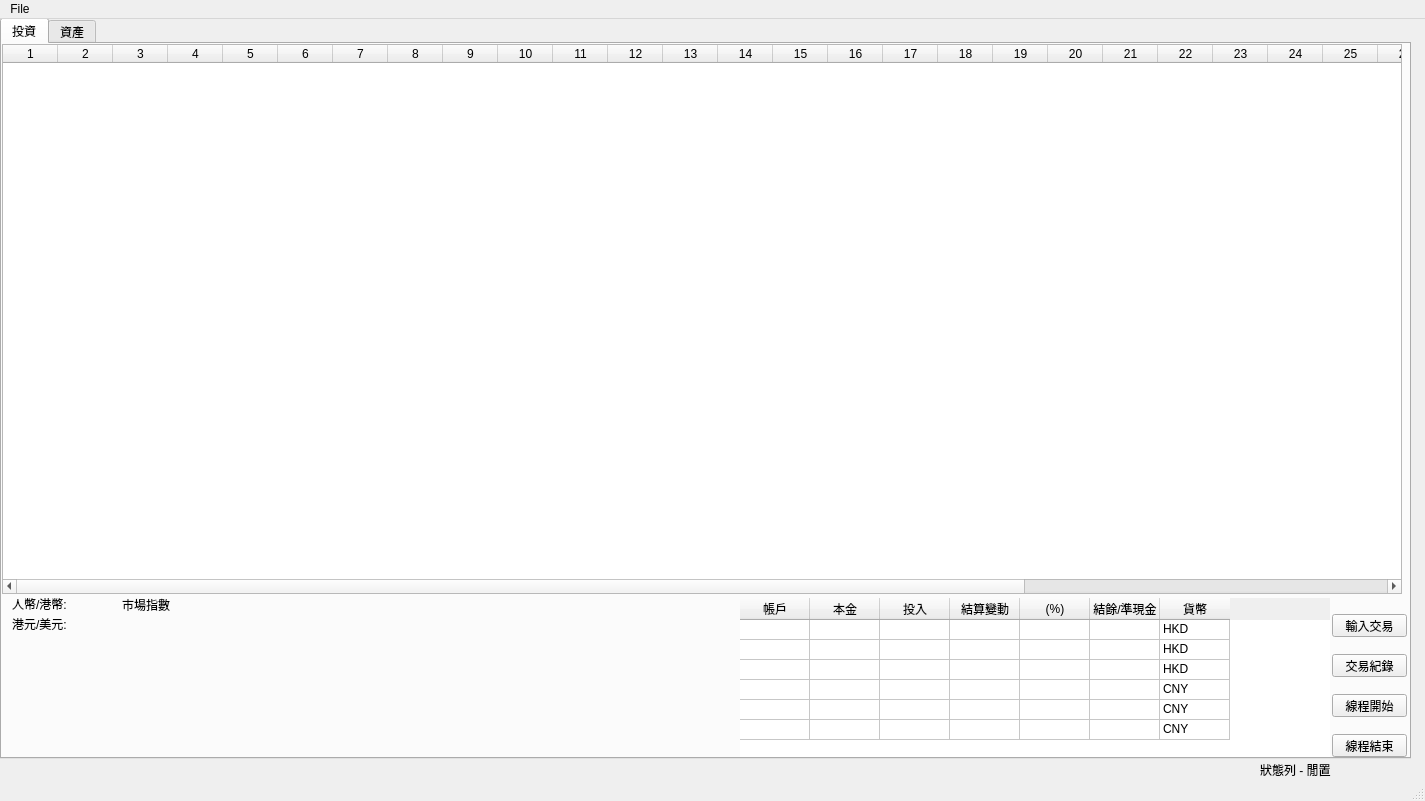
<?xml version="1.0" encoding="UTF-8"?>
<ui version="4.0">
 <class>MainWindow</class>
 <widget class="QMainWindow" name="MainWindow">
  <property name="geometry">
   <rect>
    <x>0</x>
    <y>0</y>
    <width>1425</width>
    <height>801</height>
   </rect>
  </property>
  <property name="sizePolicy">
   <sizepolicy hsizetype="Ignored" vsizetype="Ignored">
    <horstretch>0</horstretch>
    <verstretch>0</verstretch>
   </sizepolicy>
  </property>
  <property name="minimumSize">
   <size>
    <width>1425</width>
    <height>725</height>
   </size>
  </property>
  <property name="windowTitle">
   <string>Asset v 0.01</string>
  </property>
  <property name="autoFillBackground">
   <bool>true</bool>
  </property>
  <widget class="QWidget" name="centralwidget">
   <widget class="QTabWidget" name="tabWidget">
    <property name="geometry">
     <rect>
      <x>0</x>
      <y>-1</y>
      <width>1411</width>
      <height>741</height>
     </rect>
    </property>
    <property name="currentIndex">
     <number>0</number>
    </property>
    <widget class="QWidget" name="tab">
     <attribute name="title">
      <string>投資</string>
     </attribute>
     <widget class="QTableWidget" name="tableWidget">
      <property name="geometry">
       <rect>
        <x>0</x>
        <y>0</y>
        <width>1400</width>
        <height>550</height>
       </rect>
      </property>
      <property name="sizePolicy">
       <sizepolicy hsizetype="Fixed" vsizetype="Fixed">
        <horstretch>10</horstretch>
        <verstretch>10</verstretch>
       </sizepolicy>
      </property>
      <property name="minimumSize">
       <size>
        <width>1400</width>
        <height>550</height>
       </size>
      </property>
      <property name="maximumSize">
       <size>
        <width>1370</width>
        <height>550</height>
       </size>
      </property>
      <property name="editTriggers">
       <set>QAbstractItemView::AnyKeyPressed|QAbstractItemView::DoubleClicked|QAbstractItemView::EditKeyPressed</set>
      </property>
      <property name="alternatingRowColors">
       <bool>true</bool>
      </property>
      <property name="selectionMode">
       <enum>QAbstractItemView::SingleSelection</enum>
      </property>
      <property name="selectionBehavior">
       <enum>QAbstractItemView::SelectRows</enum>
      </property>
      <property name="showGrid">
       <bool>true</bool>
      </property>
      <property name="gridStyle">
       <enum>Qt::CustomDashLine</enum>
      </property>
      <property name="wordWrap">
       <bool>false</bool>
      </property>
      <property name="cornerButtonEnabled">
       <bool>false</bool>
      </property>
      <property name="rowCount">
       <number>0</number>
      </property>
      <property name="columnCount">
       <number>34</number>
      </property>
      <attribute name="horizontalHeaderVisible">
       <bool>true</bool>
      </attribute>
      <attribute name="horizontalHeaderCascadingSectionResizes">
       <bool>false</bool>
      </attribute>
      <attribute name="horizontalHeaderMinimumSectionSize">
       <number>30</number>
      </attribute>
      <attribute name="horizontalHeaderDefaultSectionSize">
       <number>55</number>
      </attribute>
      <attribute name="horizontalHeaderHighlightSections">
       <bool>true</bool>
      </attribute>
      <attribute name="horizontalHeaderShowSortIndicator" stdset="0">
       <bool>false</bool>
      </attribute>
      <attribute name="horizontalHeaderStretchLastSection">
       <bool>false</bool>
      </attribute>
      <attribute name="verticalHeaderVisible">
       <bool>false</bool>
      </attribute>
      <attribute name="verticalHeaderCascadingSectionResizes">
       <bool>false</bool>
      </attribute>
      <attribute name="verticalHeaderMinimumSectionSize">
       <number>23</number>
      </attribute>
      <attribute name="verticalHeaderDefaultSectionSize">
       <number>30</number>
      </attribute>
      <attribute name="verticalHeaderHighlightSections">
       <bool>true</bool>
      </attribute>
      <attribute name="verticalHeaderShowSortIndicator" stdset="0">
       <bool>false</bool>
      </attribute>
      <attribute name="verticalHeaderStretchLastSection">
       <bool>false</bool>
      </attribute>
      <column/>
      <column/>
      <column/>
      <column/>
      <column/>
      <column/>
      <column/>
      <column/>
      <column/>
      <column/>
      <column/>
      <column/>
      <column/>
      <column/>
      <column/>
      <column/>
      <column/>
      <column/>
      <column/>
      <column/>
      <column/>
      <column/>
      <column/>
      <column/>
      <column/>
      <column/>
      <column/>
      <column/>
      <column/>
      <column/>
      <column/>
      <column/>
      <column/>
      <column/>
     </widget>
     <widget class="QLabel" name="ExchangeRateLabel_CHYHKD">
      <property name="geometry">
       <rect>
        <x>10</x>
        <y>550</y>
        <width>111</width>
        <height>20</height>
       </rect>
      </property>
      <property name="text">
       <string>人幣/港幣:</string>
      </property>
     </widget>
     <widget class="QLabel" name="MarketIndexLabel">
      <property name="geometry">
       <rect>
        <x>120</x>
        <y>550</y>
        <width>271</width>
        <height>21</height>
       </rect>
      </property>
      <property name="text">
       <string>市場指數</string>
      </property>
      <property name="alignment">
       <set>Qt::AlignLeading|Qt::AlignLeft|Qt::AlignVCenter</set>
      </property>
     </widget>
     <widget class="QLabel" name="ExchangeRateLabel_USDHKD">
      <property name="geometry">
       <rect>
        <x>10</x>
        <y>570</y>
        <width>111</width>
        <height>20</height>
       </rect>
      </property>
      <property name="text">
       <string>港元/美元:</string>
      </property>
     </widget>
     <widget class="QPushButton" name="pushButton_InputTrade">
      <property name="geometry">
       <rect>
        <x>1330</x>
        <y>570</y>
        <width>75</width>
        <height>23</height>
       </rect>
      </property>
      <property name="text">
       <string>輸入交易</string>
      </property>
     </widget>
     <widget class="QPushButton" name="pushButton_Start">
      <property name="geometry">
       <rect>
        <x>1330</x>
        <y>650</y>
        <width>75</width>
        <height>23</height>
       </rect>
      </property>
      <property name="text">
       <string>線程開始</string>
      </property>
     </widget>
     <widget class="QPushButton" name="pushButton_Stop">
      <property name="geometry">
       <rect>
        <x>1330</x>
        <y>690</y>
        <width>75</width>
        <height>23</height>
       </rect>
      </property>
      <property name="text">
       <string>線程結束</string>
      </property>
     </widget>
     <widget class="QPushButton" name="pushButton_ShowTradeHistory">
      <property name="geometry">
       <rect>
        <x>1330</x>
        <y>610</y>
        <width>75</width>
        <height>23</height>
       </rect>
      </property>
      <property name="text">
       <string>交易紀錄</string>
      </property>
     </widget>
     <widget class="QTableWidget" name="tableSummaryCurrentAsset">
      <property name="geometry">
       <rect>
        <x>738</x>
        <y>554</y>
        <width>590</width>
        <height>161</height>
       </rect>
      </property>
      <property name="layoutDirection">
       <enum>Qt::LeftToRight</enum>
      </property>
      <property name="autoFillBackground">
       <bool>false</bool>
      </property>
      <property name="frameShape">
       <enum>QFrame::NoFrame</enum>
      </property>
      <property name="midLineWidth">
       <number>0</number>
      </property>
      <property name="verticalScrollBarPolicy">
       <enum>Qt::ScrollBarAlwaysOff</enum>
      </property>
      <property name="horizontalScrollBarPolicy">
       <enum>Qt::ScrollBarAlwaysOff</enum>
      </property>
      <property name="sizeAdjustPolicy">
       <enum>QAbstractScrollArea::AdjustToContentsOnFirstShow</enum>
      </property>
      <property name="autoScroll">
       <bool>true</bool>
      </property>
      <property name="textElideMode">
       <enum>Qt::ElideRight</enum>
      </property>
      <property name="verticalScrollMode">
       <enum>QAbstractItemView::ScrollPerItem</enum>
      </property>
      <property name="showGrid">
       <bool>true</bool>
      </property>
      <property name="gridStyle">
       <enum>Qt::SolidLine</enum>
      </property>
      <property name="sortingEnabled">
       <bool>false</bool>
      </property>
      <property name="rowCount">
       <number>6</number>
      </property>
      <attribute name="horizontalHeaderVisible">
       <bool>true</bool>
      </attribute>
      <attribute name="horizontalHeaderCascadingSectionResizes">
       <bool>false</bool>
      </attribute>
      <attribute name="horizontalHeaderMinimumSectionSize">
       <number>15</number>
      </attribute>
      <attribute name="horizontalHeaderDefaultSectionSize">
       <number>70</number>
      </attribute>
      <attribute name="horizontalHeaderHighlightSections">
       <bool>true</bool>
      </attribute>
      <attribute name="horizontalHeaderShowSortIndicator" stdset="0">
       <bool>false</bool>
      </attribute>
      <attribute name="verticalHeaderVisible">
       <bool>false</bool>
      </attribute>
      <attribute name="verticalHeaderMinimumSectionSize">
       <number>20</number>
      </attribute>
      <attribute name="verticalHeaderDefaultSectionSize">
       <number>20</number>
      </attribute>
      <attribute name="verticalHeaderHighlightSections">
       <bool>false</bool>
      </attribute>
      <row/>
      <row/>
      <row/>
      <row/>
      <row/>
      <row/>
      <column>
       <property name="text">
        <string>帳戶</string>
       </property>
      </column>
      <column>
       <property name="text">
        <string>本金</string>
       </property>
      </column>
      <column>
       <property name="text">
        <string>投入</string>
       </property>
      </column>
      <column>
       <property name="text">
        <string>結算變動</string>
       </property>
      </column>
      <column>
       <property name="text">
        <string>(%)</string>
       </property>
      </column>
      <column>
       <property name="text">
        <string>結餘/準現金</string>
       </property>
      </column>
      <column>
       <property name="text">
        <string>貨幣</string>
       </property>
      </column>
      <item row="0" column="1">
       <property name="text">
        <string/>
       </property>
      </item>
      <item row="0" column="2">
       <property name="text">
        <string/>
       </property>
      </item>
      <item row="0" column="3">
       <property name="text">
        <string/>
       </property>
      </item>
      <item row="0" column="4">
       <property name="text">
        <string/>
       </property>
      </item>
      <item row="0" column="5">
       <property name="text">
        <string/>
       </property>
      </item>
      <item row="0" column="6">
       <property name="text">
        <string>HKD</string>
       </property>
      </item>
      <item row="1" column="1">
       <property name="text">
        <string/>
       </property>
      </item>
      <item row="1" column="2">
       <property name="text">
        <string/>
       </property>
      </item>
      <item row="1" column="3">
       <property name="text">
        <string/>
       </property>
      </item>
      <item row="1" column="4">
       <property name="text">
        <string/>
       </property>
      </item>
      <item row="1" column="5">
       <property name="text">
        <string/>
       </property>
      </item>
      <item row="1" column="6">
       <property name="text">
        <string>HKD</string>
       </property>
      </item>
      <item row="2" column="1">
       <property name="text">
        <string/>
       </property>
      </item>
      <item row="2" column="2">
       <property name="text">
        <string/>
       </property>
      </item>
      <item row="2" column="3">
       <property name="text">
        <string/>
       </property>
      </item>
      <item row="2" column="4">
       <property name="text">
        <string/>
       </property>
      </item>
      <item row="2" column="5">
       <property name="text">
        <string/>
       </property>
      </item>
      <item row="2" column="6">
       <property name="text">
        <string>HKD</string>
       </property>
      </item>
      <item row="3" column="1">
       <property name="text">
        <string/>
       </property>
      </item>
      <item row="3" column="2">
       <property name="text">
        <string/>
       </property>
      </item>
      <item row="3" column="3">
       <property name="text">
        <string/>
       </property>
      </item>
      <item row="3" column="4">
       <property name="text">
        <string/>
       </property>
      </item>
      <item row="3" column="5">
       <property name="text">
        <string/>
       </property>
      </item>
      <item row="3" column="6">
       <property name="text">
        <string>CNY</string>
       </property>
      </item>
      <item row="4" column="1">
       <property name="text">
        <string/>
       </property>
      </item>
      <item row="4" column="2">
       <property name="text">
        <string/>
       </property>
      </item>
      <item row="4" column="3">
       <property name="text">
        <string/>
       </property>
      </item>
      <item row="4" column="4">
       <property name="text">
        <string/>
       </property>
      </item>
      <item row="4" column="5">
       <property name="text">
        <string/>
       </property>
      </item>
      <item row="4" column="6">
       <property name="text">
        <string>CNY</string>
       </property>
      </item>
      <item row="5" column="1">
       <property name="text">
        <string/>
       </property>
      </item>
      <item row="5" column="2">
       <property name="text">
        <string/>
       </property>
      </item>
      <item row="5" column="3">
       <property name="text">
        <string/>
       </property>
      </item>
      <item row="5" column="4">
       <property name="text">
        <string/>
       </property>
      </item>
      <item row="5" column="5">
       <property name="text">
        <string/>
       </property>
      </item>
      <item row="5" column="6">
       <property name="text">
        <string>CNY</string>
       </property>
      </item>
     </widget>
    </widget>
    <widget class="QWidget" name="tab_2">
     <attribute name="title">
      <string>資產</string>
     </attribute>
     <widget class="QTableWidget" name="tableTotalCash">
      <property name="geometry">
       <rect>
        <x>1042</x>
        <y>20</y>
        <width>360</width>
        <height>501</height>
       </rect>
      </property>
      <property name="font">
       <font>
        <underline>false</underline>
        <strikeout>false</strikeout>
        <stylestrategy>PreferDefault</stylestrategy>
        <kerning>true</kerning>
       </font>
      </property>
      <property name="mouseTracking">
       <bool>true</bool>
      </property>
      <property name="focusPolicy">
       <enum>Qt::StrongFocus</enum>
      </property>
      <property name="contextMenuPolicy">
       <enum>Qt::DefaultContextMenu</enum>
      </property>
      <property name="toolTip">
       <string/>
      </property>
      <property name="frameShape">
       <enum>QFrame::Panel</enum>
      </property>
      <property name="frameShadow">
       <enum>QFrame::Plain</enum>
      </property>
      <property name="lineWidth">
       <number>1</number>
      </property>
      <property name="midLineWidth">
       <number>0</number>
      </property>
      <property name="verticalScrollBarPolicy">
       <enum>Qt::ScrollBarAlwaysOff</enum>
      </property>
      <property name="horizontalScrollBarPolicy">
       <enum>Qt::ScrollBarAlwaysOff</enum>
      </property>
      <property name="sizeAdjustPolicy">
       <enum>QAbstractScrollArea::AdjustIgnored</enum>
      </property>
      <property name="showDropIndicator" stdset="0">
       <bool>false</bool>
      </property>
      <property name="dragDropOverwriteMode">
       <bool>false</bool>
      </property>
      <property name="alternatingRowColors">
       <bool>true</bool>
      </property>
      <property name="selectionMode">
       <enum>QAbstractItemView::ExtendedSelection</enum>
      </property>
      <property name="sortingEnabled">
       <bool>false</bool>
      </property>
      <property name="wordWrap">
       <bool>true</bool>
      </property>
      <property name="cornerButtonEnabled">
       <bool>false</bool>
      </property>
      <property name="rowCount">
       <number>19</number>
      </property>
      <attribute name="horizontalHeaderCascadingSectionResizes">
       <bool>false</bool>
      </attribute>
      <attribute name="horizontalHeaderMinimumSectionSize">
       <number>20</number>
      </attribute>
      <attribute name="horizontalHeaderDefaultSectionSize">
       <number>50</number>
      </attribute>
      <attribute name="horizontalHeaderShowSortIndicator" stdset="0">
       <bool>false</bool>
      </attribute>
      <attribute name="horizontalHeaderStretchLastSection">
       <bool>true</bool>
      </attribute>
      <attribute name="verticalHeaderVisible">
       <bool>false</bool>
      </attribute>
      <attribute name="verticalHeaderMinimumSectionSize">
       <number>20</number>
      </attribute>
      <attribute name="verticalHeaderDefaultSectionSize">
       <number>25</number>
      </attribute>
      <attribute name="verticalHeaderStretchLastSection">
       <bool>false</bool>
      </attribute>
      <row/>
      <row/>
      <row/>
      <row/>
      <row/>
      <row/>
      <row/>
      <row/>
      <row/>
      <row/>
      <row/>
      <row/>
      <row/>
      <row/>
      <row/>
      <row/>
      <row/>
      <row/>
      <row/>
      <column>
       <property name="text">
        <string>1</string>
       </property>
      </column>
      <column>
       <property name="text">
        <string>2</string>
       </property>
      </column>
      <column>
       <property name="text">
        <string>3</string>
       </property>
      </column>
      <column>
       <property name="text">
        <string>4</string>
       </property>
      </column>
      <column>
       <property name="text">
        <string>5</string>
       </property>
      </column>
      <column>
       <property name="text">
        <string>6</string>
       </property>
      </column>
      <item row="0" column="0">
       <property name="text">
        <string/>
       </property>
      </item>
      <item row="0" column="1">
       <property name="text">
        <string/>
       </property>
      </item>
      <item row="0" column="2">
       <property name="text">
        <string/>
       </property>
      </item>
      <item row="0" column="3">
       <property name="text">
        <string/>
       </property>
      </item>
      <item row="0" column="4">
       <property name="text">
        <string/>
       </property>
      </item>
      <item row="0" column="5">
       <property name="text">
        <string/>
       </property>
      </item>
      <item row="1" column="0">
       <property name="text">
        <string/>
       </property>
      </item>
      <item row="1" column="1">
       <property name="text">
        <string/>
       </property>
      </item>
      <item row="1" column="2">
       <property name="text">
        <string/>
       </property>
      </item>
      <item row="1" column="3">
       <property name="text">
        <string/>
       </property>
      </item>
      <item row="1" column="4">
       <property name="text">
        <string/>
       </property>
      </item>
      <item row="1" column="5">
       <property name="text">
        <string/>
       </property>
      </item>
      <item row="2" column="0">
       <property name="text">
        <string/>
       </property>
      </item>
      <item row="2" column="1">
       <property name="text">
        <string/>
       </property>
      </item>
      <item row="2" column="2">
       <property name="text">
        <string/>
       </property>
      </item>
      <item row="2" column="3">
       <property name="text">
        <string/>
       </property>
      </item>
      <item row="2" column="4">
       <property name="text">
        <string/>
       </property>
      </item>
      <item row="2" column="5">
       <property name="text">
        <string/>
       </property>
      </item>
      <item row="3" column="0">
       <property name="text">
        <string/>
       </property>
      </item>
      <item row="3" column="1">
       <property name="text">
        <string/>
       </property>
      </item>
      <item row="3" column="2">
       <property name="text">
        <string/>
       </property>
      </item>
      <item row="3" column="3">
       <property name="text">
        <string/>
       </property>
      </item>
      <item row="3" column="4">
       <property name="text">
        <string/>
       </property>
      </item>
      <item row="3" column="5">
       <property name="text">
        <string/>
       </property>
      </item>
      <item row="4" column="0">
       <property name="text">
        <string/>
       </property>
      </item>
      <item row="4" column="1">
       <property name="text">
        <string/>
       </property>
      </item>
      <item row="4" column="2">
       <property name="text">
        <string/>
       </property>
      </item>
      <item row="4" column="3">
       <property name="text">
        <string/>
       </property>
      </item>
      <item row="4" column="4">
       <property name="text">
        <string/>
       </property>
      </item>
      <item row="4" column="5">
       <property name="text">
        <string/>
       </property>
      </item>
     </widget>
     <widget class="QLabel" name="label_5">
      <property name="geometry">
       <rect>
        <x>0</x>
        <y>0</y>
        <width>91</width>
        <height>16</height>
       </rect>
      </property>
      <property name="font">
       <font>
        <weight>75</weight>
        <bold>true</bold>
       </font>
      </property>
      <property name="text">
       <string>短期投資</string>
      </property>
     </widget>
     <widget class="Line" name="line_2">
      <property name="geometry">
       <rect>
        <x>0</x>
        <y>10</y>
        <width>51</width>
        <height>16</height>
       </rect>
      </property>
      <property name="frameShadow">
       <enum>QFrame::Plain</enum>
      </property>
      <property name="lineWidth">
       <number>2</number>
      </property>
      <property name="midLineWidth">
       <number>0</number>
      </property>
      <property name="orientation">
       <enum>Qt::Horizontal</enum>
      </property>
     </widget>
     <widget class="QLabel" name="label_6">
      <property name="geometry">
       <rect>
        <x>2</x>
        <y>378</y>
        <width>65</width>
        <height>16</height>
       </rect>
      </property>
      <property name="font">
       <font>
        <weight>75</weight>
        <bold>true</bold>
       </font>
      </property>
      <property name="text">
       <string>中長期資產</string>
      </property>
     </widget>
     <widget class="Line" name="line_3">
      <property name="geometry">
       <rect>
        <x>2</x>
        <y>534</y>
        <width>91</width>
        <height>16</height>
       </rect>
      </property>
      <property name="frameShadow">
       <enum>QFrame::Plain</enum>
      </property>
      <property name="lineWidth">
       <number>2</number>
      </property>
      <property name="midLineWidth">
       <number>0</number>
      </property>
      <property name="orientation">
       <enum>Qt::Horizontal</enum>
      </property>
     </widget>
     <widget class="QTableWidget" name="tableLongTermAsset">
      <property name="geometry">
       <rect>
        <x>0</x>
        <y>400</y>
        <width>1000</width>
        <height>250</height>
       </rect>
      </property>
      <property name="sizePolicy">
       <sizepolicy hsizetype="Preferred" vsizetype="Preferred">
        <horstretch>0</horstretch>
        <verstretch>0</verstretch>
       </sizepolicy>
      </property>
      <property name="maximumSize">
       <size>
        <width>999999</width>
        <height>999999</height>
       </size>
      </property>
      <property name="font">
       <font>
        <underline>false</underline>
        <strikeout>false</strikeout>
        <stylestrategy>PreferDefault</stylestrategy>
        <kerning>true</kerning>
       </font>
      </property>
      <property name="focusPolicy">
       <enum>Qt::StrongFocus</enum>
      </property>
      <property name="contextMenuPolicy">
       <enum>Qt::DefaultContextMenu</enum>
      </property>
      <property name="toolTip">
       <string/>
      </property>
      <property name="frameShape">
       <enum>QFrame::Panel</enum>
      </property>
      <property name="frameShadow">
       <enum>QFrame::Plain</enum>
      </property>
      <property name="lineWidth">
       <number>1</number>
      </property>
      <property name="midLineWidth">
       <number>0</number>
      </property>
      <property name="verticalScrollBarPolicy">
       <enum>Qt::ScrollBarAlwaysOff</enum>
      </property>
      <property name="horizontalScrollBarPolicy">
       <enum>Qt::ScrollBarAlwaysOff</enum>
      </property>
      <property name="sizeAdjustPolicy">
       <enum>QAbstractScrollArea::AdjustIgnored</enum>
      </property>
      <property name="showDropIndicator" stdset="0">
       <bool>false</bool>
      </property>
      <property name="dragDropOverwriteMode">
       <bool>false</bool>
      </property>
      <property name="alternatingRowColors">
       <bool>true</bool>
      </property>
      <property name="selectionMode">
       <enum>QAbstractItemView::ExtendedSelection</enum>
      </property>
      <property name="sortingEnabled">
       <bool>false</bool>
      </property>
      <property name="wordWrap">
       <bool>true</bool>
      </property>
      <property name="cornerButtonEnabled">
       <bool>false</bool>
      </property>
      <property name="rowCount">
       <number>1</number>
      </property>
      <property name="columnCount">
       <number>13</number>
      </property>
      <attribute name="horizontalHeaderCascadingSectionResizes">
       <bool>false</bool>
      </attribute>
      <attribute name="horizontalHeaderMinimumSectionSize">
       <number>20</number>
      </attribute>
      <attribute name="horizontalHeaderDefaultSectionSize">
       <number>40</number>
      </attribute>
      <attribute name="horizontalHeaderHighlightSections">
       <bool>false</bool>
      </attribute>
      <attribute name="horizontalHeaderShowSortIndicator" stdset="0">
       <bool>false</bool>
      </attribute>
      <attribute name="horizontalHeaderStretchLastSection">
       <bool>true</bool>
      </attribute>
      <attribute name="verticalHeaderVisible">
       <bool>false</bool>
      </attribute>
      <attribute name="verticalHeaderMinimumSectionSize">
       <number>20</number>
      </attribute>
      <attribute name="verticalHeaderDefaultSectionSize">
       <number>25</number>
      </attribute>
      <attribute name="verticalHeaderStretchLastSection">
       <bool>false</bool>
      </attribute>
      <row/>
      <column>
       <property name="text">
        <string>1</string>
       </property>
      </column>
      <column>
       <property name="text">
        <string>2</string>
       </property>
      </column>
      <column>
       <property name="text">
        <string>3</string>
       </property>
      </column>
      <column>
       <property name="text">
        <string>4</string>
       </property>
      </column>
      <column>
       <property name="text">
        <string>5</string>
       </property>
      </column>
      <column>
       <property name="text">
        <string>6</string>
       </property>
      </column>
      <column/>
      <column/>
      <column/>
      <column/>
      <column/>
      <column/>
      <column/>
      <item row="0" column="0">
       <property name="text">
        <string/>
       </property>
      </item>
      <item row="0" column="1">
       <property name="text">
        <string/>
       </property>
      </item>
      <item row="0" column="2">
       <property name="text">
        <string/>
       </property>
      </item>
      <item row="0" column="3">
       <property name="text">
        <string/>
       </property>
      </item>
      <item row="0" column="4">
       <property name="text">
        <string/>
       </property>
      </item>
      <item row="0" column="5">
       <property name="text">
        <string/>
       </property>
      </item>
     </widget>
     <widget class="QLabel" name="label_7">
      <property name="geometry">
       <rect>
        <x>1040</x>
        <y>0</y>
        <width>167</width>
        <height>16</height>
       </rect>
      </property>
      <property name="font">
       <font>
        <weight>75</weight>
        <bold>true</bold>
       </font>
      </property>
      <property name="text">
       <string>資產總結 (tableTotalCash)</string>
      </property>
     </widget>
     <widget class="Line" name="line_4">
      <property name="geometry">
       <rect>
        <x>1042</x>
        <y>10</y>
        <width>91</width>
        <height>16</height>
       </rect>
      </property>
      <property name="frameShadow">
       <enum>QFrame::Plain</enum>
      </property>
      <property name="lineWidth">
       <number>2</number>
      </property>
      <property name="midLineWidth">
       <number>0</number>
      </property>
      <property name="orientation">
       <enum>Qt::Horizontal</enum>
      </property>
     </widget>
     <widget class="Line" name="line_5">
      <property name="geometry">
       <rect>
        <x>6</x>
        <y>386</y>
        <width>51</width>
        <height>16</height>
       </rect>
      </property>
      <property name="frameShadow">
       <enum>QFrame::Plain</enum>
      </property>
      <property name="lineWidth">
       <number>2</number>
      </property>
      <property name="midLineWidth">
       <number>0</number>
      </property>
      <property name="orientation">
       <enum>Qt::Horizontal</enum>
      </property>
     </widget>
     <widget class="QTableWidget" name="tableShortTermAsset">
      <property name="geometry">
       <rect>
        <x>0</x>
        <y>20</y>
        <width>1000</width>
        <height>350</height>
       </rect>
      </property>
      <property name="sizePolicy">
       <sizepolicy hsizetype="Preferred" vsizetype="Preferred">
        <horstretch>0</horstretch>
        <verstretch>0</verstretch>
       </sizepolicy>
      </property>
      <property name="maximumSize">
       <size>
        <width>999999</width>
        <height>999999</height>
       </size>
      </property>
      <property name="font">
       <font>
        <underline>false</underline>
        <strikeout>false</strikeout>
        <stylestrategy>PreferDefault</stylestrategy>
        <kerning>true</kerning>
       </font>
      </property>
      <property name="focusPolicy">
       <enum>Qt::StrongFocus</enum>
      </property>
      <property name="contextMenuPolicy">
       <enum>Qt::DefaultContextMenu</enum>
      </property>
      <property name="toolTip">
       <string/>
      </property>
      <property name="frameShape">
       <enum>QFrame::Panel</enum>
      </property>
      <property name="frameShadow">
       <enum>QFrame::Plain</enum>
      </property>
      <property name="lineWidth">
       <number>1</number>
      </property>
      <property name="midLineWidth">
       <number>0</number>
      </property>
      <property name="verticalScrollBarPolicy">
       <enum>Qt::ScrollBarAlwaysOff</enum>
      </property>
      <property name="horizontalScrollBarPolicy">
       <enum>Qt::ScrollBarAlwaysOff</enum>
      </property>
      <property name="sizeAdjustPolicy">
       <enum>QAbstractScrollArea::AdjustIgnored</enum>
      </property>
      <property name="editTriggers">
       <set>QAbstractItemView::NoEditTriggers</set>
      </property>
      <property name="showDropIndicator" stdset="0">
       <bool>false</bool>
      </property>
      <property name="dragDropOverwriteMode">
       <bool>false</bool>
      </property>
      <property name="alternatingRowColors">
       <bool>true</bool>
      </property>
      <property name="selectionMode">
       <enum>QAbstractItemView::ExtendedSelection</enum>
      </property>
      <property name="selectionBehavior">
       <enum>QAbstractItemView::SelectRows</enum>
      </property>
      <property name="sortingEnabled">
       <bool>false</bool>
      </property>
      <property name="wordWrap">
       <bool>true</bool>
      </property>
      <property name="cornerButtonEnabled">
       <bool>false</bool>
      </property>
      <property name="rowCount">
       <number>1</number>
      </property>
      <property name="columnCount">
       <number>13</number>
      </property>
      <attribute name="horizontalHeaderCascadingSectionResizes">
       <bool>false</bool>
      </attribute>
      <attribute name="horizontalHeaderMinimumSectionSize">
       <number>20</number>
      </attribute>
      <attribute name="horizontalHeaderDefaultSectionSize">
       <number>40</number>
      </attribute>
      <attribute name="horizontalHeaderShowSortIndicator" stdset="0">
       <bool>false</bool>
      </attribute>
      <attribute name="horizontalHeaderStretchLastSection">
       <bool>true</bool>
      </attribute>
      <attribute name="verticalHeaderVisible">
       <bool>false</bool>
      </attribute>
      <attribute name="verticalHeaderMinimumSectionSize">
       <number>20</number>
      </attribute>
      <attribute name="verticalHeaderDefaultSectionSize">
       <number>25</number>
      </attribute>
      <attribute name="verticalHeaderStretchLastSection">
       <bool>false</bool>
      </attribute>
      <row/>
      <column>
       <property name="text">
        <string>1</string>
       </property>
      </column>
      <column>
       <property name="text">
        <string>2</string>
       </property>
      </column>
      <column>
       <property name="text">
        <string>3</string>
       </property>
      </column>
      <column>
       <property name="text">
        <string>4</string>
       </property>
      </column>
      <column>
       <property name="text">
        <string>5</string>
       </property>
      </column>
      <column>
       <property name="text">
        <string>6</string>
       </property>
      </column>
      <column/>
      <column/>
      <column/>
      <column/>
      <column/>
      <column/>
      <column/>
      <item row="0" column="0">
       <property name="text">
        <string/>
       </property>
      </item>
      <item row="0" column="1">
       <property name="text">
        <string/>
       </property>
      </item>
      <item row="0" column="2">
       <property name="text">
        <string/>
       </property>
      </item>
      <item row="0" column="3">
       <property name="text">
        <string/>
       </property>
      </item>
      <item row="0" column="4">
       <property name="text">
        <string/>
       </property>
      </item>
      <item row="0" column="5">
       <property name="text">
        <string/>
       </property>
      </item>
     </widget>
    </widget>
   </widget>
   <widget class="QLabel" name="StateLabel">
    <property name="geometry">
     <rect>
      <x>1260</x>
      <y>740</y>
      <width>161</width>
      <height>21</height>
     </rect>
    </property>
    <property name="text">
     <string>狀態列 - 閒置</string>
    </property>
   </widget>
  </widget>
  <widget class="QMenuBar" name="menubar">
   <property name="geometry">
    <rect>
     <x>0</x>
     <y>0</y>
     <width>1425</width>
     <height>22</height>
    </rect>
   </property>
   <widget class="QMenu" name="menuSave">
    <property name="title">
     <string>File</string>
    </property>
    <addaction name="actionSave"/>
    <addaction name="actionTest"/>
   </widget>
   <addaction name="menuSave"/>
  </widget>
  <widget class="QStatusBar" name="statusbar"/>
  <action name="actionSave">
   <property name="text">
    <string>Save</string>
   </property>
  </action>
  <action name="actionTest">
   <property name="text">
    <string>Test</string>
   </property>
  </action>
 </widget>
 <resources/>
 <connections/>
 <slots>
  <slot>Button_InputTrade()</slot>
 </slots>
</ui>
